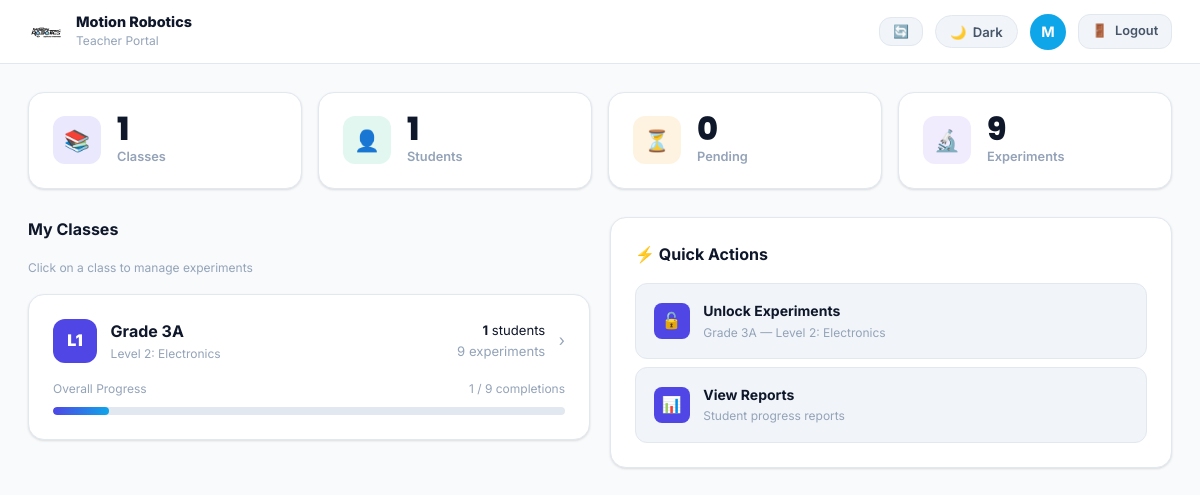
The app's page /teacher (signed in) with its own data.
### app.py (models this page shows, shortened)
class User(db.Model):
    id            = db.Column(db.Integer, primary_key=True)
    username      = db.Column(db.String(80), unique=True, nullable=False)
    email         = db.Column(db.String(120), unique=True, nullable=False)
    password_hash = db.Column(db.String(200), nullable=False)
    role          = db.Column(db.String(20), nullable=False)   # admin / teacher / student
    full_name     = db.Column(db.String(120))
    phone         = db.Column(db.String(20))
    school_name   = db.Column(db.String(120))
    roll_number   = db.Column(db.String(40))
    avatar_color  = db.Column(db.String(20), default='#4F46E5')
    is_active     = db.Column(db.Boolean, default=True)
    created_at    = db.Column(db.DateTime, default=datetime.utcnow)

class Class(db.Model):
    id              = db.Column(db.Integer, primary_key=True)
    name            = db.Column(db.String(100), nullable=False)
    school_name     = db.Column(db.String(120))
    robotics_level  = db.Column(db.String(80))   # one of ROBOTICS_LEVELS or None
    created_at      = db.Column(db.DateTime, default=datetime.utcnow)
    teacher_classes = db.relationship('TeacherClass', backref='cls', cascade='all,delete-orphan')
    student_classes = db.relationship('StudentClass', backref='cls', cascade='all,delete-orphan')

### app.py (the view)
@app.route('/teacher')
@role_required('teacher')
def teacher_dashboard():
    teacher = get_current_user()
    my_classes = [tc.cls for tc in teacher.teacher_classes]
    class_ids  = [c.id for c in my_classes]
    total_students  = StudentClass.query.filter(StudentClass.class_id.in_(class_ids)).count() if class_ids else 0
    total_exps      = sum(
        Experiment.query.filter_by(level=c.robotics_level).count()
        for c in my_classes if c.robotics_level
    )
    pending = StudentProgress.query.filter(
        StudentProgress.class_id.in_(class_ids),
        StudentProgress.status=='pending'
    ).all() if class_ids else []
    class_data = []
    for c in my_classes:
        students_in  = StudentClass.query.filter_by(class_id=c.id).count()
        unlocked     = ExperimentUnlock.query.filter_by(class_id=c.id, teacher_id=teacher.id).count()
        total_exp    = Experiment.query.filter_by(level=c.robotics_level).count() if c.robotics_level else 0
        approved     = StudentProgress.query.filter_by(class_id=c.id, status='approved').count()
        pend_count   = StudentProgress.query.filter_by(class_id=c.id, status='pending').count()
        completions  = approved
        class_data.append(dict(
            cls=c, students=students_in, unlocked=unlocked,
            total_exp=total_exp, approved=approved, pend_count=pend_count,
            completions=completions
        ))
    return render_template('teacher/dashboard.html',
        my_classes=class_data, total_students=total_students,
        total_exps=total_exps, pending=pending)

### app.py (called while the page is built)
@app.context_processor
def inject_enumerate():
    return dict(enumerate=enumerate)

def role_required(*roles):
    def dec(f):
        @wraps(f)
        def d(*a, **kw):
            if 'user_id' not in session: return redirect(url_for('login'))
            if session.get('role') not in roles:
                flash('Access denied.', 'error')
                return redirect(url_for('dashboard'))
            return f(*a, **kw)
        return d
    return dec

def get_current_user():
    if 'user_id' in session: return User.query.get(session['user_id'])
    return None

@app.context_processor
def inject_globals():
    return dict(current_user=get_current_user(), ROBOTICS_LEVELS=ROBOTICS_LEVELS)

### templates/teacher/dashboard.html (shortened to what this page needs)
{% extends 'teacher/base_teacher.html' %}
{% block content %}
<div class="fade-in">
  <div class="stats-row">
    <div class="stat-card">
      <div class="stat-icon" style="background:rgba(79,70,229,.12);">📚</div>
      <div><div class="stat-number" data-count="{{ my_classes|length }}">{{ my_classes|length }}</div><div class="stat-label">Classes</div></div>
    </div>
    <div class="stat-card">
      <div class="stat-icon" style="background:rgba(16,185,129,.12);">👤</div>
      <div><div class="stat-number" data-count="{{ total_students }}">{{ total_students }}</div><div class="stat-label">Students</div></div>
    </div>
    <div class="stat-card">
      <div class="stat-icon" style="background:rgba(245,158,11,.12);">⏳</div>
      <div><div class="stat-number" data-count="{{ pending|length }}">{{ pending|length }}</div><div class="stat-label">Pending</div></div>
    </div>
    <div class="stat-card">
      <div class="stat-icon" style="background:rgba(139,92,246,.12);">🔬</div>
      <div><div class="stat-number" data-count="{{ total_exps }}">{{ total_exps }}</div><div class="stat-label">Experiments</div></div>
    </div>
  </div>
  <div class="grid-2">
    <div>
      <div class="fw-700 mb-2" style="font-size:1rem;">My Classes</div>
      <div class="text-xs text-muted mb-2">Click on a class to manage experiments</div>
      {% if my_classes %}
        {% for cd in my_classes %}
        <a href="{{ url_for('teacher_class_experiments', cid=cd.cls.id) }}"
           style="display:block; text-decoration:none; color:inherit; margin-bottom:.75rem;">
          <div class="card" style="cursor:pointer; transition:all .2s;">
            <div style="display:flex; align-items:center; gap:.85rem;">
              <div style="width:44px; height:44px; border-radius:var(--radius); background:var(--primary); color:#fff; display:flex; align-items:center; justify-content:center; font-weight:900; font-size:1rem; flex-shrink:0;">
                L{{ loop.index }}
              </div>
              <div style="flex:1;">
                <div class="fw-700">{{ cd.cls.name }}</div>
                <div class="text-xs text-muted">{{ cd.cls.robotics_level or 'No level assigned' }}</div>
              </div>
              <div style="text-align:right; font-size:.82rem;">
                <div><strong>{{ cd.students }}</strong> students</div>
                <div class="text-muted">{{ cd.total_exp }} experiments</div>
              </div>
              <span style="color:var(--text3);">›</span>
            </div>
            <div class="mt-2">
              <div class="flex-between text-xs text-muted mb-1">
                <span>Overall Progress</span>
                <span>{{ cd.completions }} / {{ cd.total_exp }} completions</span>
              </div>
              <div class="progress-wrap">
                <div class="progress-fill" data-pct="{{ ((cd.completions / cd.total_exp * 100) if cd.total_exp else 0)|round(0)|int }}" style="width:0%;"></div>
              </div>
            </div>
          </div>
        </a>
        {% endfor %}
      {% else %}
      <div class="card"><div class="empty-state" style="padding:2rem;">
        <span class="empty-icon">📚</span>
        <div class="empty-title">No classes assigned</div>
        <div class="empty-desc">Ask your admin to assign you to classes.</div>
      </div></div>
      {% endif %}
    </div>
    <div>
      <div class="card mb-2">
        <div class="fw-700 mb-2" style="font-size:1rem;">⚡ Quick Actions</div>
        {% for cd in my_classes %}
        <a href="{{ url_for('teacher_class_experiments', cid=cd.cls.id) }}" class="quick-action mb-1" style="display:flex; margin-bottom:.5rem;">
          <div class="qa-icon">🔓</div>
          <div><div class="qa-title">Unlock Experiments</div><div class="qa-sub">{{ cd.cls.name }} — {{ cd.cls.robotics_level or 'No level' }}</div></div>
        </a>
        <a href="{{ url_for('teacher_reports', cid=cd.cls.id) }}" class="quick-action" style="display:flex;">
          <div class="qa-icon">📊</div>
          <div><div class="qa-title">View Reports</div><div class="qa-sub">Student progress reports</div></div>
        </a>
        {% endfor %}
      </div>
    </div>
  </div>
</div>
{% endblock %}

### templates/teacher/base_teacher.html (shortened to what this page needs)
<!DOCTYPE html>
<html lang="en" data-theme="light">
<head>
  <link rel="stylesheet" href="{{ url_for('static', filename='css/main.css') }}">
</head>
<body style="background:var(--bg);">
<header class="topbar" style="position:sticky; top:0; z-index:100;">
  <div class="topbar-brand">
    <img src="{{ url_for('static', filename='logo.png') }}" alt="Motion Robotics" style="height:36px; background:#fff; border-radius:4px; padding:2px;">
    <div>
      <div style="font-weight:800; font-size:.9rem; line-height:1.2;">Motion Robotics</div>
      <div class="topbar-sub">Teacher Portal</div>
    </div>
  </div>
  <div class="topbar-right">
    <button onclick="location.reload()" class="btn btn-ghost btn-sm" title="Refresh">🔄</button>
    <button class="theme-btn" onclick="toggleTheme()">
      <span class="theme-icon">🌙</span>
      <span class="theme-label">Dark</span>
    </button>
    {% if current_user %}
    <div class="avatar" style="background:{{ current_user.avatar_color }}; cursor:default;">
      {{ (current_user.full_name or current_user.username)[0].upper() }}
    </div>
    {% endif %}
    <a href="{{ url_for('logout') }}" class="btn btn-ghost btn-sm">
      <span>🚪</span> Logout
    </a>
  </div>
</header>
<main style="padding:1.75rem; max-width:1200px; margin:0 auto;">
  {% block content %}{% endblock %}
</main>
</body>
</html>

### records on screen
User: full_name "M"
Class: cls.name "Grade 3A", cls "Level 2: Electronics", cls.name "Grade 3A", cls "Level 2: Electronics"

### other values on screen
{{ my_classes|length }} "1"
{{ total_students }} "1"
{{ pending|length }} "0"
{{ total_exps }} "9"
{{ cd.students }} "1"
{{ cd.total_exp }} "9"
{{ cd.completions }} "1"
